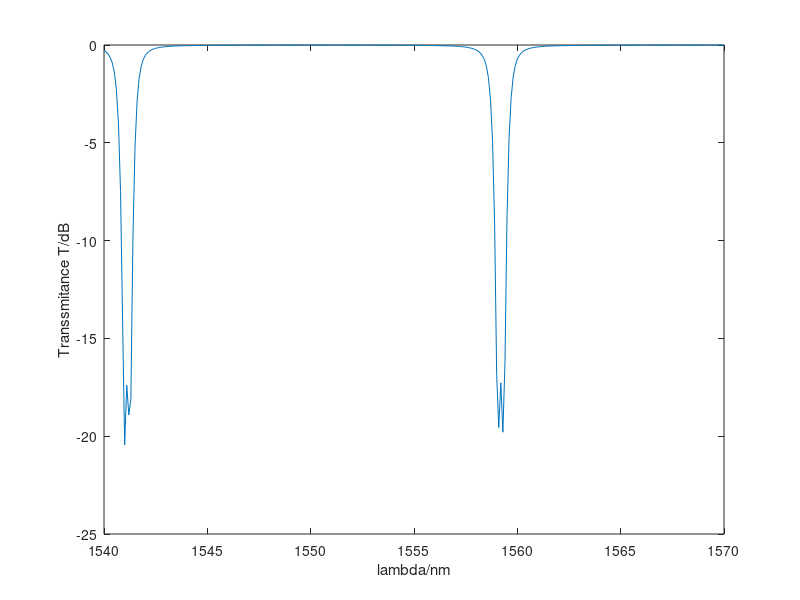

Recreate this plot in MATLAB.
a=0.98;
t1=0.917;
t2=0.995;
r=10;
n=linspace(2.454064,2.41944,301);
lambda=1540:0.1:1570;
theta=zeros(301,1);
P_b=zeros(301,1);
P_a=zeros(301,1);
P=zeros(301,1);
for i=1:301
    theta(i)=pi*r*n(i)*2*pi*1000/lambda(i);
    P_b(i)=t1^2+a^4*t1^2+a^2*t2^2*(1+t1^2)^2+2*a^2*t1^2*cos(2*theta(i))-2*t1*t2*a*(1+t1^2)*cos(theta(i))-2*a^3*t1*t2*(1+t1^2)*cos(theta(i))*cos(2*theta(i))-2*a^3*t1*t2*(1+t1^2)*sin(theta(i))*sin(2*theta(i));
    P_a(i)=1+4*a^2*t1^2*t2^2+a^4*t1^4+2*a^2*t1^2*cos(2*theta(i))-4*a*t1*t2*cos(theta(i))-4*a^3*t1^3*t2*sin(theta(i))*sin(2*theta(i))-4*a^3*t1^3*t2*cos(theta(i))*cos(2*theta(i));
    P(i)=10*log10(P_b(i)/P_a(i));

end

plot(lambda,P);
xlabel('lambda/nm');
ylabel('Transsmitance T/dB');